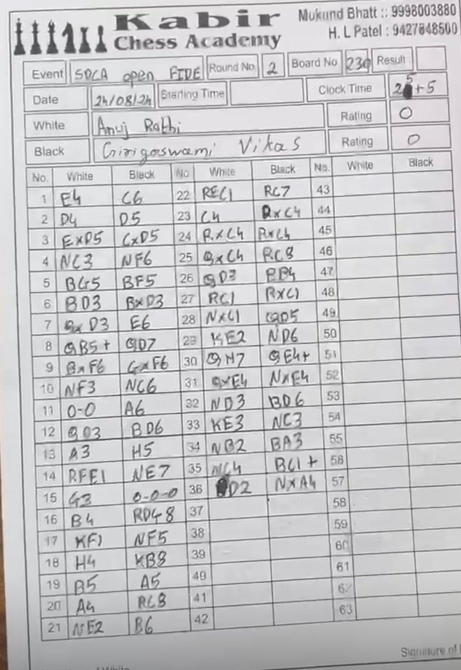
#> input picture App/Data/ti11.jpeg, 922 x 1340 px, found by its file name (shown at 1/2 size)
$ python OCR_AI3.py
#> lines starting #> are read from the running program, lines starting #| are printed output that depends on the picture
"""
OCR helper that enhances an image and extracts text with PaddleOCR.

Notes:
- PaddleOCR is heavy to import/initialize; this module caches the OCR engine.
- PaddleOCR expects either an image path or an ndarray (H, W, C) image.
"""

from argparse import ArgumentError
from csv import Error
from sqlite3 import DataError
import cv2# open cv
import numpy as np
from pathlib import Path
from typing import Any, Dict, List, Optional, Text, Tuple
import sys
import os
try:
    from paddleocr import PaddleOCR          # error handling for module presence and proper functioning
except ModuleNotFoundError as e:  # pragma: no cover
    PaddleOCR = None  # type: ignore[assignment]
    _PADDLEOCR_IMPORT_ERROR = e
else:
    _PADDLEOCR_IMPORT_ERROR = None


class OCR():
    '''
    used to extract text from images and convert into proper clean formats .
    performs all levels of ocr pipeline.
    uses paddleocr for image manipulation and chess to maintain chess logic and structure in the output.
    '''
    def __init__(
        self,
        image_path: str,
        lang: str = "en",
        use_textline: bool = True,
        enhance_mode: str = "handwriting",
    ) -> None:
#> called with image_path = 'App\\Data\\ti11.jpeg', lang = 'en', use_textline = True, enhance_mode = 'handwriting'
        self.image_path = image_path
        self.image_bgr = cv2.imread(self.image_path) # the images data in np.ndarray form
#> self.image_bgr is the input picture: shape (1340, 922, 3); mean B, G, R 200.8, 199, 199.2
        if self.image_bgr is None:#raised when there is an error when the module reads the image
            raise ValueError(f"Could not read image at path: {self.image_path}")
        self.enhanced_image_path: Optional[str] = None
        self.enhanced_imagebgr: Optional[np.ndarray] = None
        if enhance_mode not in ("handwriting", "printed"):
            raise ValueError("enhance_mode must be 'handwriting' or 'printed'")
        self.enhance_mode = enhance_mode
#image>>>>>>>>>>>>>>>>>>>>>>>>>>>>>>>>>>>>>>>>>>>>>>
        self.only_detection :Optional[bool] = False    # arguements for paddleocr
        self.lang:Optional[str] = lang
        self.use_textline = use_textline


    @property
    def ocr_model(self): # to create the ocr model .
        try:

            ocr_model=PaddleOCR(
                use_textline_orientation=self.use_textline,
                lang=self.lang
            )
            return ocr_model
        except (ArgumentError , ModuleNotFoundError) as error:
            print('there is some problem with the Paddleocr Model or the arguement')

    @staticmethod
    def _to_grayscale(image_bgr: np.ndarray) -> np.ndarray:
        if len(image_bgr.shape) == 2:
            return image_bgr
        if image_bgr.shape[2] == 1:
            return image_bgr[:, :, 0]
        return cv2.cvtColor(image_bgr, cv2.COLOR_BGR2GRAY)

    @staticmethod
    def _resize_for_ocr(gray: np.ndarray, upscale: float, max_size: int = 2000) -> np.ndarray:
        # NOTE: keep both sides <= max_size or PaddleOCR may crash on very large images
#> called with upscale = 2.5, max_size = 2000
        h, w = gray.shape[:2]
#> h = 1340; w = 922
        gray = cv2.resize(
            gray,
            (int(w * upscale), int(h * upscale)),
            interpolation=cv2.INTER_CUBIC,
        )
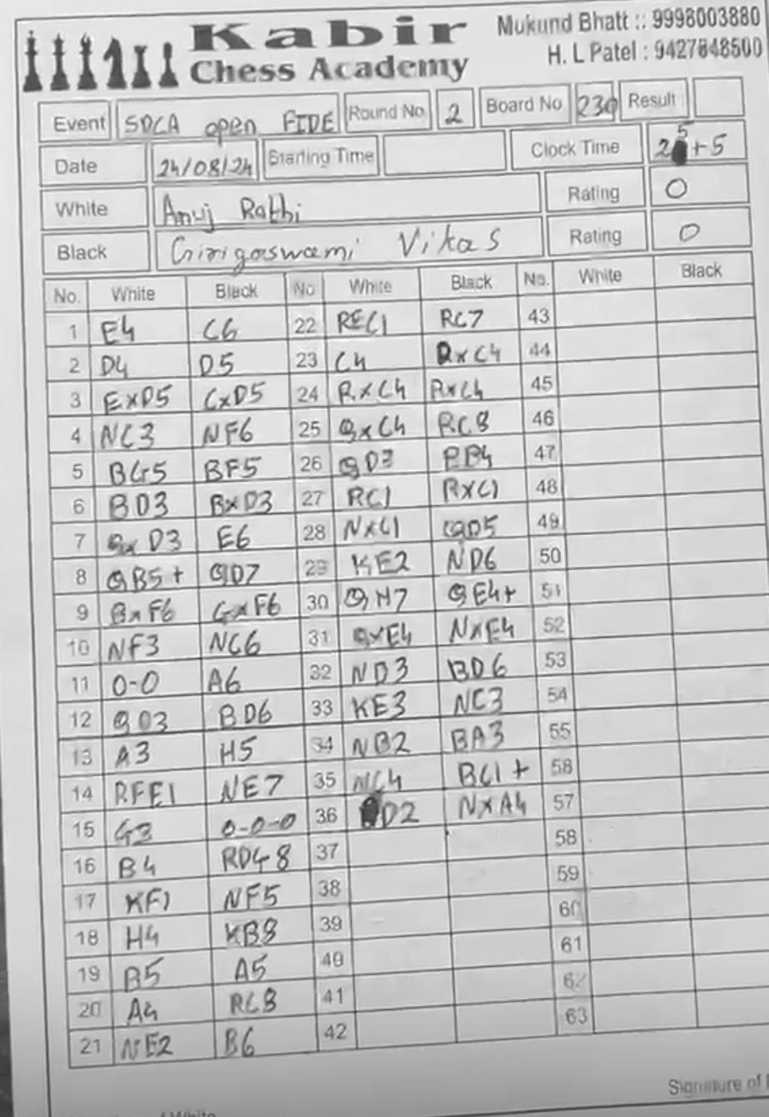
#> gray: shape (3350, 2305) (shown at 1/3 size); min 22, max 255, mean 199.2
        h, w = gray.shape[:2]
#> h = 3350; w = 2305
        if max(h, w) > max_size:
            downscale = min(max_size / w, max_size / h)
#> downscale = 0.597
            gray = cv2.resize(
                gray,
                (int(w * downscale), int(h * downscale)),
                interpolation=cv2.INTER_CUBIC,
            )
#> gray: shape (1999, 1376)
        return gray

    def _enhance_handwriting(self, gray: np.ndarray) -> np.ndarray:
        gray = self._resize_for_ocr(gray, upscale=2.5)
        gray = cv2.fastNlMeansDenoising(gray, None, h=8, templateWindowSize=7, searchWindowSize=21)

        clahe = cv2.createCLAHE(clipLimit=2.0, tileGridSize=(8, 8))
        gray = clahe.apply(gray)
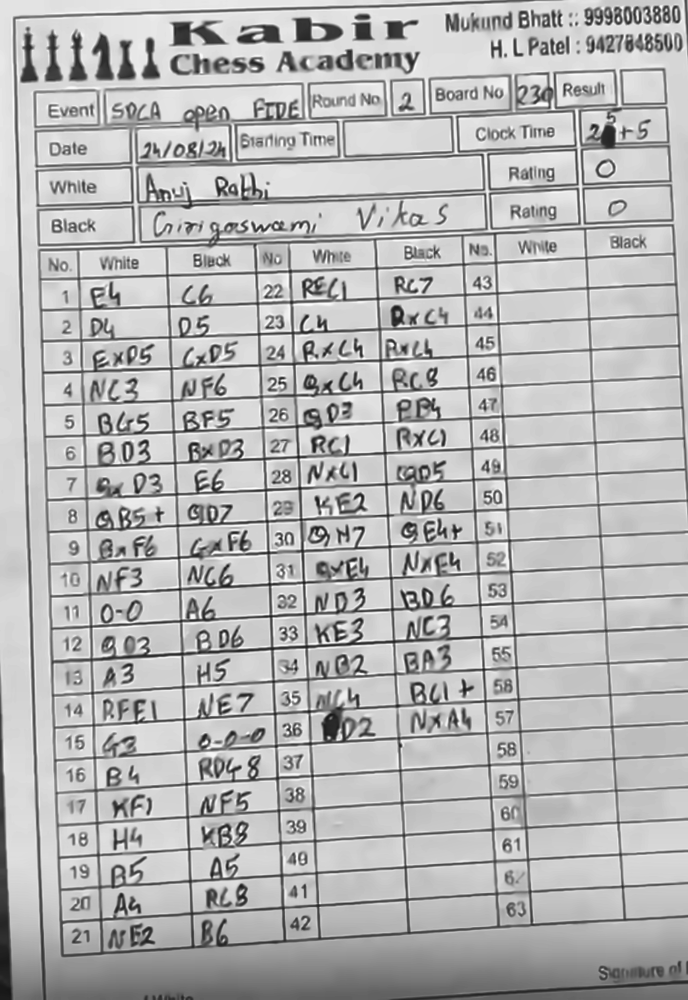
#> gray: shape (1999, 1376) (shown at 1/2 size); min 10, max 255, mean 181.7

        bg = cv2.GaussianBlur(gray, (0, 0), sigmaX=25, sigmaY=25)
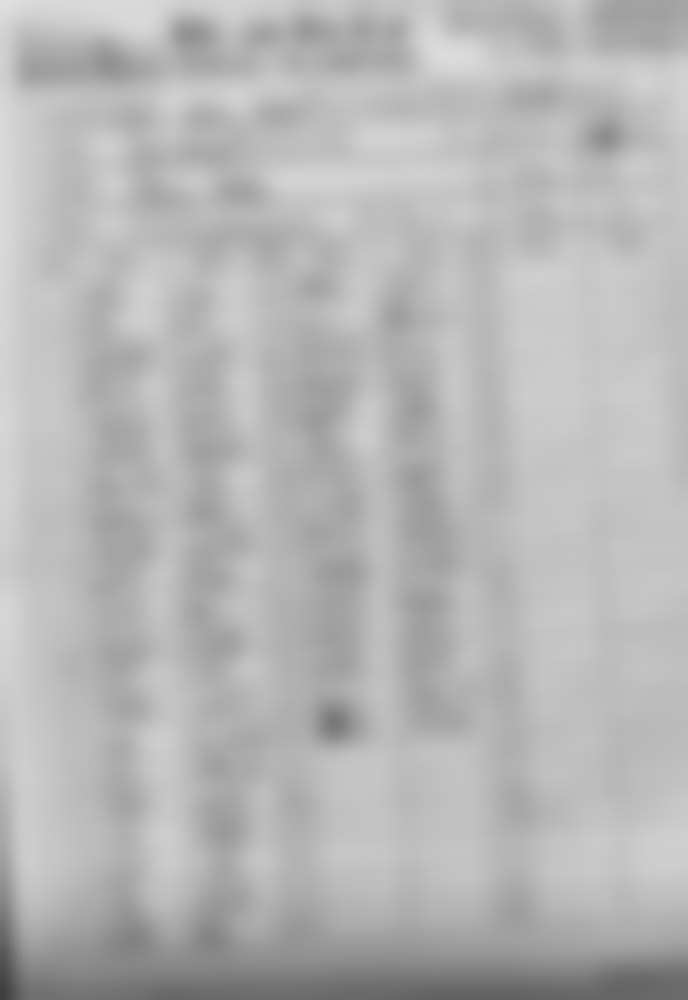
#> bg: shape (1999, 1376) (shown at 1/2 size); min 61, max 223, mean 181.7
        gray = cv2.divide(gray, bg, scale=255)
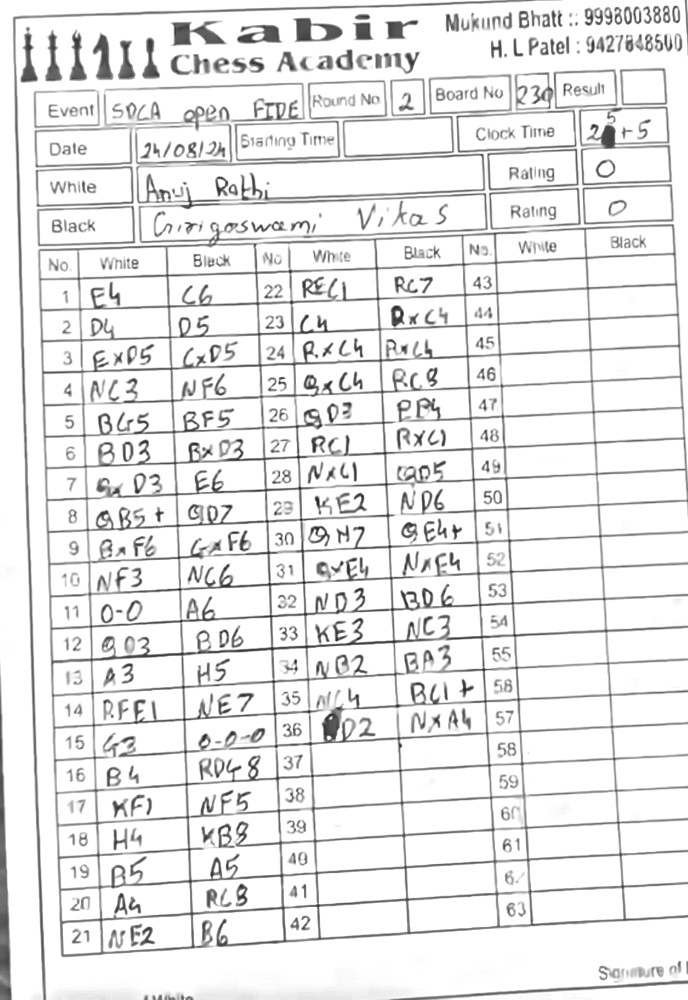
#> gray: shape (1999, 1376) (shown at 1/2 size); min 16, max 255, mean 232

        blur = cv2.GaussianBlur(gray, (0, 0), sigmaX=1.0)
        gray = cv2.addWeighted(gray, 1.4, blur, -0.4, 0)

        return cv2.cvtColor(gray, cv2.COLOR_GRAY2BGR)
#> returned value: shape (1999, 1376, 3)

    # [18 lines left out: function _enhance_printed, not called in this run]

    def _persist_enhanced(self, enhanced: np.ndarray) -> np.ndarray:
        temp_path = Path(__file__).resolve().parent / "temp_data" / "temporary_data.png"
        temp_path.parent.mkdir(parents=True, exist_ok=True)
        cv2.imwrite(str(temp_path), enhanced)
        self.enhanced_image_path = str(temp_path)
        self.enhanced_imagebgr = enhanced
        self.image_bgr = cv2.imread(str(temp_path))
        return self.enhanced_imagebgr

    def enhance_for_ocr(
        self,
        image_bgr: np.ndarray,
        mode: Optional[str] = None,
    ) -> np.ndarray:
        """Enhance image before OCR.

        mode 'handwriting': grayscale pipeline for thin strokes (score sheets).
        mode 'printed': binarize + morphology for typed text.
        Uses self.enhance_mode when mode is omitted.
        """
        try:
            mode = mode or self.enhance_mode
            if mode not in ("handwriting", "printed"):
                raise ValueError("mode must be 'handwriting' or 'printed'")

            gray = self._to_grayscale(image_bgr)
            if mode == "handwriting":
                enhanced = self._enhance_handwriting(gray)
            else:
                enhanced = self._enhance_printed(gray)
            return self._persist_enhanced(enhanced)
        except Exception as e:
            raise RuntimeError(f"Failed to enhance image for OCR: {e}") from e

    def text_Recognition(self, image_bgr: Optional[np.ndarray] = None) -> list:
        try:
            if image_bgr is None:
                image_bgr = self.image_bgr
            if image_bgr is None or (
                isinstance(image_bgr, np.ndarray) and image_bgr.size == 0
            ):
                raise DataError("the provided data is nul")
            model = self.ocr_model
            output = model.predict(input = image_bgr)
            self.Ocr_output=output
            return output
        except Exception as error:
            raise RuntimeError(f"the ocr could not recognise text because \"{error}\"")


    # [122 lines left out: functions extract_reqDATA, remove_invalid_content, get_chess_moves, Post_Proccessing, remove_tempDATA, not called in this run]
    def Run(model):

        try:
            model.enhance_for_ocr(model.image_bgr)  # mode='printed' to use the old pipeline
            model.text_Recognition(model.image_bgr)
#> (the call stopped at in ocr_model, `ocr_model=PaddleOCR( use_textline_orientation=self.use_textline, lang=..`: paddleocr is not available in this run)
            model.extract_reqDATA(model.Ocr_output,min_confidence=4.00)
            print(model.processed_output)
            model.remove_tempDATA()
        except Exception as e:
#> (the run stopped early here; a loop or call above may not have finished)
